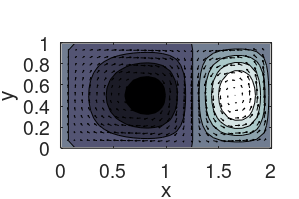

The MATLAB source for this figure: (Note: this script raises an error after producing the figure.)
%% sparseCROM of the periodic double gyre flow
clear all, close all, clc

addpath('../src/');

options.path2save = 'output/';
mkdir(options.path2save)
load('DoubleGyre.mat');

%% Parameters
Nclusters   = 4;           % number of clusters
Nkmeans     = 100;         % repetitions of k-means
rmax        = Data.N3-1;   % number of features to keep
cmap        = bone(100);
Data.C      = randn(100,Data.N1*Data.N2); % Gaussian ramdom measurement matrix // Change to random rows of eye for random point measurements

%% Plot vorticity
cmin = -2; cmax = 2; cvals = [cmin:0.5:cmax]; m = 10;
filename = ['Vorticity_m',sprintf('%03g',m)];
fhandle = figure;
contourf(Data.x,Data.y,Data.Omega(:,:,m),cvals);caxis([cmin cmax]),hold on
quiver(Data.x,Data.y,Data.U(1:Data.N1,:,m),Data.U(Data.N1+1:end,:,m),'k')
colormap(cmap),
xlabel('x'), ylabel('y')
box on
daspect([1 1 1])
set(gca,'FontSize',14,'LineWidth',1)
set(gcf,'Position',[100 100 300 200])
set(gcf,'PaperPositionMode','auto')
print('-depsc2', '-loose', fullfile(options.path2save,filename));
close(fhandle);

%% POD via SVD
X           = reshape(Data.Omega,[Data.N1*Data.N2 Data.N3]);
Xp          = X - repmat(mean(X,2),[1 Data.N3]);
Xp          = [Xp];
[U,S,V]     = svd(Xp,'econ'); U = U(:,1:rmax);
ai          = (U'*Xp)';
Ntimes      = size(ai,1);

%% (1) --- Compute CROM from full-state features as benchmark
rng('default')      % set seed for
Data2cluster        = ai;
c0_Labels           = cell(Nkmeans,1);
c0_Labels_cpp       = cell(Nkmeans,1);
c0_Centroids        = cell(Nkmeans,1);
c0_Centroids_index  = cell(Nkmeans,1);
c0_Centroids_cpp    = cell(Nkmeans,1);
sumD                = cell(Nkmeans,1);
D                   = cell(Nkmeans,1);
kmeans_eval         = zeros(Nkmeans,1);
for i = 1:Nkmeans
    [c0_Centroids_cpp{i},c0_Centroids_index{i}] = kmeanspp(Data2cluster',Nclusters);
    c0_Centroids_cpp{i} = c0_Centroids_cpp{i}';
    Cpp = c0_Centroids_cpp{i};
    [c0_Labels{i}, c0_Centroids{i}, sumD{i}, D{i}] = kmeans(Data2cluster, Nclusters,'Start',Cpp,'Maxiter',5000);
    kmeans_eval(i)  = sum(sumD{i});
    disp(['i = ',num2str(i)])
end
[~,idx] = min(kmeans_eval);

ClusteringResults.c0_Labels         = c0_Labels{idx};
ClusteringResults.c0_Centroids      = c0_Centroids{idx};
ClusteringResults.c0_Centroids_cpp   = c0_Centroids_cpp{idx};
ClusteringResults.sumD              = sumD{idx};
ClusteringResults.D                 = D{idx};
ClusteringResults.c0_Centroids_index = c0_Centroids_index{idx};

figure,
plot(Data2cluster(:,1),Data2cluster(:,2),'ok')
hold on
plot(ClusteringResults.c0_Centroids_cpp(:,1),ClusteringResults.c0_Centroids_cpp(:,2),'xr')

% Find ICs // Check
D = zeros(Ntimes,Nclusters);
for i = 1:Ntimes
    for j = 1:Nclusters
        D(i,j) = sum((Data2cluster(i,:)-ClusteringResults.c0_Centroids_cpp(j,:)).^2);
    end
end
ClusteringResults.ICidx = zeros(Nclusters,1);
for i = 1:Nclusters
    idx = find(D(:,i)==0);
    ClusteringResults.ICidx(i) = idx;
end
all((ClusteringResults.c0_Centroids_index'-ClusteringResults.ICidx)==0)
save(fullfile(options.path2save,'ClusteringResults.mat'),'ClusteringResults');
clear c0_Labels c0_Labels_cpp c0_Centroids c0_Centroids_index c0_Centroids_cpp sumD kmeans_eval

% Transition matrix
[CROM.P, CROM.c1_Labels, CROM.c1_Centroids] = determineClusterTransitionMat(ClusteringResults.c0_Labels, ...
    ClusteringResults.c0_Centroids, Ntimes,'basic', []);

save(fullfile(options.path2save,'CROMResults.mat'),'CROM');

%% (2) --- Take measurements
Data.Omega = reshape(Data.Omega,[Data.N1*Data.N2 Data.N3]); % Reshape vorticity field into vectors
Data.Y = Data.C*Data.Omega; Data.Y = Data.Y';

%% (3A) --- Recompute Labels from measurements for existing clustering
name_post       = 'keep_clustering/';
path2save       = [options.path2save,name_post];
mkdir(path2save)

% Params
selection2plot  = [1,5,10,50,100];
select_Nmeas    = [1:200]; NmeasMax = length(select_Nmeas);
M               = size(Data.Y,1); % number of snapshots

% Init
Labels          = CROM.c1_Labels;
classerr        = zeros(NmeasMax,1);

for i = 1:NmeasMax
    Nmeas       = select_Nmeas(i); % number of measurements for this run
    Nfeatures   = size(Data.Y,2);  % Reset number of features
    if Nmeas<Nfeatures             % Check if more measurements are taken than available
        Nfeatures = Nmeas;
    end
    
    % Recompute centroids from measurements
    CentroidsY = zeros(Nclusters,Nfeatures);
    for iC = 1:Nclusters
        CentroidsY(iC,:) = mean(Data.Y(Labels == iC,1:Nfeatures));
    end
    
    % Determine labels from measurements and recomputed centroids using
    % Nearest-Centroid method
    [~,LabelsY] = getNearestCluster(Data.Y(:,1:Nfeatures),CentroidsY);
    
    % Classification error
    classerr(i) = (M - length(find(Labels==LabelsY)))./M;
    
    % Plot
    if any(selection2plot==select_Nmeas(i))
        
        f1 = figure;
        plot(Labels,'.-k','LineWidth',2), hold on
        plot(LabelsY,'.--r','LineWidth',2)
        xlabel('Snapshot number')
        ylabel('Cluster')
        axis tight
        ylim([0 Nclusters+1])
        set(gca,'yTick',[1,Nclusters]);
        set(gca,'FontSize',14)
        set(gcf,'Position',[50 50 600 200])
        set(gcf,'PaperPositionMode','auto')
        print('-depsc2', '-loose', [path2save,['Classification_Meas_',num2str(select_Nmeas(i)),'.eps']]);
        close(f1);
        
    end
end

% Plot classification error
f1 = figure;
plot(select_Nmeas,classerr,'-k','LineWidth',2)
xlabel('Number of measurements')
ylabel('Classification error')
axis([0 M 0 1])
set(gca,'FontSize',14)
set(gcf,'Position',[0 0 300 200])
set(gcf,'PaperPositionMode','auto')
print('-depsc2', '-loose', [path2save,['ClassificationError.eps']]);
close(f1);

%% (3B) --- sparseCROM from measurement labels
cmap = (gray(12));

% Determine and plot transition probabilisty matrix from full-state fetaures
DataSet         = TransitionMatrixIdentification(Labels,1);
Q               = DataSet.P;
tmp = Q; % Prepare for log10 plots
tmp(tmp(:)<0.001) = -4; idx = find(tmp(:)>=0.001);
tmp(idx) = log10(tmp(idx));

f1 = figure;
p1 = imagesc(tmp); axis equal, axis tight
colormap(cmap)
cb = colorbar;
ax1 = get(gca); Pos1 = ax1.Position;
cb.Ticks = [-4,-3.5:1:-0.5,0];
cb.TickLabels = [0,0.0005,0.005,0.05,0.5,1];
cb.Position = [0.8 cb.Position(2) 0.025 cb.Position(4)];
set(gca,'Position',[ax1.Position(1)-0.01 ax1.Position(2:4)])
set(gca,'FontSize',14)
set(gcf,'Position',[0 0 250 200])
set(gcf,'PaperPositionMode','auto')
print('-depsc2', '-loose', [path2save,['Q.eps']]);
close(f1);

% Init
jsd         = zeros(NmeasMax,1);

for i = 1:NmeasMax
    Nmeas = select_Nmeas(i);
    Nfeatures = size(Data.Y,2);
    if Nmeas<Nfeatures
        Nfeatures = Nmeas;
    end
    M         = size(Data.Y,1);
    
    % Centroids
    CentroidsY = zeros(Nclusters,Nfeatures);
    for iC = 1:Nclusters
        idx = find(Labels == iC);
        CentroidsY(iC,:) = mean(Data.Y(idx,1:Nfeatures));
    end
    
    % Labels
    [~,LabelsY] = getNearestCluster(Data.Y(:,1:Nfeatures),CentroidsY);
    
    % CROM
    DataSet = TransitionMatrixIdentification(LabelsY,1);
    Py = DataSet.P;
    
    % Jensen-Shannon divergence
    jsd(i) = JSD(Py,Q);
    
    % Plot
    if any(selection2plot==select_Nmeas(i))
        cmap = (gray(12)); %flipud
        tmp = Py;
        tmp(tmp(:)<0.001) = -4;
        idx = find(tmp(:)>=0.001);
        tmp(idx) = log10(tmp(idx));
        
        f1 = figure;
        p1 = imagesc(tmp); axis equal, axis tight
        colormap(cmap)
        cb = colorbar;
        ax1 = get(gca); Pos1 = ax1.Position;
        cb.Ticks = [-4,-3.5:1:-0.5,0];
        cb.TickLabels = [0,0.0005,0.005,0.05,0.5,1];
        cb.Position = [0.8 cb.Position(2) 0.025 cb.Position(4)];
        set(gca,'Position',[ax1.Position(1)-0.01 ax1.Position(2:4)])
        set(gca,'FontSize',14)
        set(gcf,'Position',[0 0 250 200])
        set(gcf,'PaperPositionMode','auto')
        
        print('-depsc2', '-loose', [path2save,['P_',num2str(select_Nmeas(i)),'.eps']]);
        close(f1);
    end
end

f1 = figure;
plot(select_Nmeas,jsd,'-k','LineWidth',2)
xlabel('Number of measurements')
ylabel('JSD')
axis([0 M 0 max(jsd)])
set(gca,'FontSize',14)
set(gcf,'Position',[0 0 300 200])
set(gcf,'PaperPositionMode','auto')
print('-depsc2', '-loose', [path2save,['JSD.eps']]);
close(f1);


%% (4) --- sparseCROM from clustered measurement data
name_post = 'new_clustering/';
path2save = [options.path2save,name_post];
mkdir(path2save)

% Init
classerr        = zeros(NmeasMax,1);
Labels_new      = zeros(Ntimes,NmeasMax); 
Centroids_new   = cell(NmeasMax,1);
IndexSorting    = zeros(Nclusters,NmeasMax);
jsd             = zeros(NmeasMax,1);

for i = 1:NmeasMax
    Nmeas = select_Nmeas(i);
    Nfeatures = size(Data.Y,2);
    if Nmeas<Nfeatures
        Nfeatures = Nmeas;
    end
    M         = size(Data.Y,1);
    
    % Clustering
    Data2cluster = Data.Y(:,1:Nfeatures);
    Cpp          = Data2cluster(ClusteringResults.c0_Centroids_index,:);
    [Labels_new(:,i), Centroids_new{i}, ~, ~] = kmeans(Data2cluster, Nclusters,'Start',Cpp,'Maxiter',5000);
    
    % Reorder labels + update centroids
    [Labels_new(:,i),IndexSorting(:,i)] = ReorderByExample(Labels,Labels_new(:,i));
    Centroids_new{i} = Centroids_new{i}(IndexSorting(:,i),:);
    
    % Transition probability matrix
    DataSet = TransitionMatrixIdentification(Labels_new(:,i),1);
    Py = DataSet.P;
    
    % Classification error
    classerr(i) = (M - length(find(Labels==Labels_new(:,i))))./M;
    
    % Plot
    if any(selection2plot==select_Nmeas(i))
        
        f1 = figure;
        plot(Labels,'.-k','LineWidth',2), hold on
        plot(Labels_new(:,i),'.--r','LineWidth',2)
        xlabel('Snapshot number')
        ylabel('Cluster')
        ylim([0 Nclusters+1])
        set(gca,'yTick',[1,Nclusters]);
        set(gca,'FontSize',14)
        set(gcf,'Position',[50 50 600 200])
        set(gcf,'PaperPositionMode','auto')
        print('-depsc2', '-loose', [path2save,['Classification_Meas_',num2str(select_Nmeas(i)),'.eps']]);
        close(f1);
    end

    % Jensen-Shannon divergence
    jsd(i) = JSD(Py,Q);
    
    % Plot
    if any(selection2plot==select_Nmeas(i))
        cmap = (gray(12)); %flipud
        tmp = Py;
        tmp(tmp(:)<0.001) = -4;
        idx = find(tmp(:)>=0.001);
        tmp(idx) = log10(tmp(idx));
        
        f1 = figure;
        p1 = imagesc(tmp); axis equal, axis tight
        colormap(cmap)
        cb = colorbar;
        ax1 = get(gca); Pos1 = ax1.Position;
        cb.Ticks = [-4,-3.5:1:-0.5,0];
        cb.TickLabels = [0,0.0005,0.005,0.05,0.5,1];
        cb.Position = [0.8 cb.Position(2) 0.025 cb.Position(4)];
        set(gca,'Position',[ax1.Position(1)-0.01 ax1.Position(2:4)])
        set(gca,'FontSize',14)
        set(gcf,'Position',[0 0 250 200])
        set(gcf,'PaperPositionMode','auto')
        print('-depsc2', '-loose', [path2save,['P_',num2str(select_Nmeas(i)),'.eps']]);
        close(f1);
    end
end

f1 = figure;
plot(select_Nmeas,classerr,'-k','LineWidth',2)
xlabel('Number of measurements')
ylabel('Classification error')
axis([0 M 0 1])
set(gca,'FontSize',14)
set(gcf,'Position',[0 0 300 200])
set(gcf,'PaperPositionMode','auto')
print('-depsc2', '-loose', [path2save,['ClassificationError.eps']]);
close(f1);


f1 = figure;
plot(select_Nmeas,jsd,'-k','LineWidth',2)
xlabel('Number of measurements')
ylabel('JSD')
axis([0 M 0 max(jsd)])
set(gca,'FontSize',14)
set(gcf,'Position',[0 0 300 200])
set(gcf,'PaperPositionMode','auto')
print('-depsc2', '-loose', [path2save,['JSD.eps']]);
close(f1);

%% (5) --- Find optimized point measurements tailored to full-stated CROM
name_post = 'optimized_locations/';
path2save = [options.path2save,name_post];
mkdir(path2save)

% Parameters
recompute_classifier    = 1;
recompute_svd           = 1;
traindata_perc          = 1;%0.8; % set <1 for cross-validation
testdata_perc           = 1-traindata_perc;
Nfeatures               = 3;  
Nrepetitions            = 100;
M                       = Data.N3;
lambda                  = 10;
epsilon                 = 10^(-10);

% Split data into training and test set for crossvalidation (if traindata_perc < 1)
Results_splitting = xSplitData(M,traindata_perc,testdata_perc);

% POD via SVD
[U,S,~] = svd(bsxfun(@minus, Data.Omega(:,Results_splitting.selection_traindata), mean(Data.Omega(:,Results_splitting.selection_traindata),2)),'econ');
S = diag(S); sigma = S;
evals = sigma.^2/Results_splitting.M_traindata; 
Psi = U;
ai  = Psi'*bsxfun(@minus, Data.Omega,mean(Data.Omega(:,Results_splitting.selection_traindata),2)); ai = ai';

% Use full-state clustering results (could also use Labels from (1), but here recomputed from the test set for cross-validation)
Data2cluster = ai(Results_splitting.selection_traindata,:);
Cpp          = Data2cluster(ClusteringResults.c0_Centroids_index,:);
[Labels_new, Centroids_new, ~, ~] = kmeans(Data2cluster, Nclusters,'Start',Cpp,'Maxiter',5000);

% Reorder labels + update centroids
[Labels_new,IndexSorting] = ReorderByExample(Labels,Labels_new);
Centroids_new = Centroids_new(IndexSorting,:);
    
% Linear discriminant analysis
[w, ~, ~, ~, ~] = LDA(ai(Results_splitting.selection_traindata,1:Nfeatures), Centroids_new(:,1:Nfeatures), Labels_new) ;

% SSPOC
s = SSPOC(Psi(:,1:Nfeatures),w,'lambda',lambda, 'epsilon',epsilon);
[sensors_locations,threshold] = applyThresholdToSensors(s,Nfeatures,Nclusters);
Nsensors = length(sensors_locations);

% Take measurements
Data.Y = Data.Omega(sensors_locations,:)';

% Recompute classifier
CentroidsY = zeros(Nclusters,Nsensors);
for iC = 1:Nclusters
    idx = find(Labels_new == iC);
    CentroidsY(iC,:) = mean(Data.Y(Results_splitting.selection_traindata(idx),1:Nsensors));
end
[wY, ~, ~, ~, ~] = LDA(Data.Y(Results_splitting.selection_traindata,:), CentroidsY, Labels_new) ;

% Classify test set
[~,LabelsYtest_centroids] = getNearestCluster(Data.Y(Results_splitting.selection_testdata,:),CentroidsY);

CentroidsYdecision = CentroidsY*wY;
DataYdecision      = Data.Y*wY;
[~,LabelsYtest_lda] = getNearestCluster(DataYdecision(Results_splitting.selection_testdata,:),CentroidsYdecision);

% Plot classification
f1=figure;
plot(Labels,'ok','MarkerFaceColor','k','MarkerSize',10)
hold on
plot(Results_splitting.selection_testdata,Labels(Results_splitting.selection_testdata),'o','Color',0.8.*ones(1,3),'MarkerFaceColor',0.8.*ones(1,3),'MarkerSize',10)
plot(Results_splitting.selection_testdata,LabelsYtest_centroids,'^b','MarkerSize',8)
plot(Results_splitting.selection_testdata,LabelsYtest_lda,'xr','MarkerSize',7)
legend('full state', 'full state (test)', 'centroids', 'lda')
axis([0 M+100 0 Nclusters+1])
set(gca,'FontSize',14)
set(gcf,'Position',[0 0 600 200])
set(gcf,'PaperPositionMode','auto')
print('-depsc2', '-loose', [path2save,['ClassificationTimeSeries.eps']]);
close(f1);

TF = LabelsYtest_centroids == Labels(Results_splitting.selection_testdata);
ClassAccuracy_centroids = length(TF(TF==1))/length(Results_splitting.selection_testdata)

TF = LabelsYtest_lda == Labels(Results_splitting.selection_testdata);
ClassAccuracy_lda = length(TF(TF==1))/length(Results_splitting.selection_testdata)

% Plot vorticity with sensors
Omega = reshape(Data.Omega,[Data.N1 Data.N2 Data.N3]); Omega = Omega(:,:,m);
cmin = -2; cmax = 2; cvals = [cmin:0.5:cmax]; m = 10;
filename = ['Vorticity_m',sprintf('%03g',m),'_SSPOCsensors'];
fhandle = figure;
contourf(Data.x,Data.y,Omega,cvals);caxis([cmin cmax]),hold on
quiver(Data.x,Data.y,Data.U(1:Data.N1,:,m),Data.U(Data.N1+1:end,:,m),'k')
[X,Y] = meshgrid(Data.x,Data.y); 
X = reshape(X,[Data.N1*Data.N2, 1]); Y = reshape(Y,[Data.N1*Data.N2, 1]);
scatter(X(sensors_locations), Y(sensors_locations),5,'r')
colormap(cmap),
xlabel('x'), ylabel('y')
box on
daspect([1 1 1])
set(gca,'FontSize',14,'LineWidth',1)
set(gcf,'Position',[100 100 300 200])
set(gcf,'PaperPositionMode','auto')
print('-depsc2', '-loose', fullfile(path2save,filename));
close(fhandle);